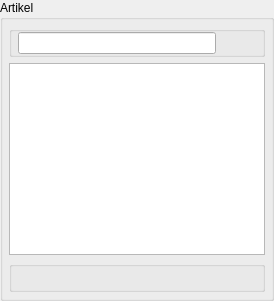
         <widget class="QWidget" name="widget_19" native="true">
          <layout class="QVBoxLayout" name="verticalLayout_15">
           <property name="spacing">
            <number>0</number>
           </property>
           <property name="margin">
            <number>0</number>
           </property>
           <item>
            <widget class="QGroupBox" name="groupBox_14">
             <property name="sizePolicy">
              <sizepolicy hsizetype="Preferred" vsizetype="Preferred">
               <horstretch>40</horstretch>
               <verstretch>0</verstretch>
              </sizepolicy>
             </property>
             <property name="minimumSize">
              <size>
               <width>250</width>
               <height>0</height>
              </size>
             </property>
             <property name="title">
              <string>Artikel</string>
             </property>
             <layout class="QVBoxLayout" name="verticalLayout_13">
              <property name="margin">
               <number>6</number>
              </property>
              <item>
               <widget class="QWidget" name="widget_16" native="true">
                <layout class="QVBoxLayout" name="verticalLayout_14">
                 <property name="margin">
                  <number>0</number>
                 </property>
                 <item>
                  <widget class="QGroupBox" name="groupBox_5">
                   <property name="title">
                    <string/>
                   </property>
                   <layout class="QHBoxLayout" name="horizontalLayout_21">
                    <property name="spacing">
                     <number>6</number>
                    </property>
                    <property name="leftMargin">
                     <number>6</number>
                    </property>
                    <property name="topMargin">
                     <number>0</number>
                    </property>
                    <property name="rightMargin">
                     <number>0</number>
                    </property>
                    <property name="bottomMargin">
                     <number>0</number>
                    </property>
                    <item>
                     <widget class="LineEdit" name="articleFieldSearchQuery">
                      <property name="enterAction" stdset="0">
                       <string>SearchDocumentBehavior.In.Search</string>
                      </property>
                      <property name="path" stdset="0">
                       <string>query</string>
                      </property>
                      <property name="context" stdset="0">
                       <string>ARTICLESEARCH</string>
                      </property>
                     </widget>
                    </item>
                    <item>
                     <widget class="ActionButton" name="articleButtonSearch">
                      <property name="maximumSize">
                       <size>
                        <width>40</width>
                        <height>40</height>
                       </size>
                      </property>
                      <property name="text">
                       <string/>
                      </property>
                      <property name="icon">
                       <iconset resource="../../frontends/qt/resource.qrc">
                        <normaloff>:/icons/images/find.png</normaloff>:/icons/images/find.png</iconset>
                      </property>
                      <property name="iconSize">
                       <size>
                        <width>32</width>
                        <height>32</height>
                       </size>
                      </property>
                      <property name="flat">
                       <bool>true</bool>
                      </property>
                      <property name="context" stdset="0">
                       <string>ARTICLESEARCH</string>
                      </property>
                      <property name="action" stdset="0">
                       <string>SearchDocumentBehavior.In.Search</string>
                      </property>
                     </widget>
                    </item>
                   </layout>
                  </widget>
                 </item>
                 <item>
                  <widget class="MultiViewTable" name="articleTable">
                   <property name="dataView" stdset="0">
                    <bool>true</bool>
                   </property>
                   <property name="dbColumns" stdset="0">
                    <stringlist>
                     <string>_source.shortdescription:Beschreibung</string>
                    </stringlist>
                   </property>
                   <property name="doubleClickAction" stdset="0">
                    <string>DocumentBehavior.In.Edit</string>
                   </property>
                   <property name="context" stdset="0">
                    <string>ARTICLE</string>
                   </property>
                   <property name="keyCodeActions" stdset="0">
                    <stringlist>
                     <string>Key_I:OpenInBrowserBehavior.In.Open</string>
                    </stringlist>
                   </property>
                  </widget>
                 </item>
                 <item>
                  <widget class="QGroupBox" name="groupBox_38">
                   <property name="title">
                    <string/>
                   </property>
                   <layout class="QHBoxLayout" name="horizontalLayout_28">
                    <property name="spacing">
                     <number>0</number>
                    </property>
                    <property name="margin">
                     <number>0</number>
                    </property>
                    <item>
                     <spacer name="horizontalSpacer_7">
                      <property name="orientation">
                       <enum>Qt::Horizontal</enum>
                      </property>
                      <property name="sizeHint" stdset="0">
                       <size>
                        <width>40</width>
                        <height>20</height>
                       </size>
                      </property>
                     </spacer>
                    </item>
                    <item>
                     <widget class="ActionButton" name="articleButtonAdd">
                      <property name="maximumSize">
                       <size>
                        <width>40</width>
                        <height>40</height>
                       </size>
                      </property>
                      <property name="text">
                       <string/>
                      </property>
                      <property name="icon">
                       <iconset resource="../../frontends/qt/resource.qrc">
                        <normaloff>:/icons/images/add.png</normaloff>:/icons/images/add.png</iconset>
                      </property>
                      <property name="iconSize">
                       <size>
                        <width>32</width>
                        <height>32</height>
                       </size>
                      </property>
                      <property name="flat">
                       <bool>true</bool>
                      </property>
                      <property name="context" stdset="0">
                       <string>ARTICLE</string>
                      </property>
                      <property name="enablePayloads" stdset="0">
                       <stringlist>
                        <string>Undef</string>
                        <string>Edit</string>
                        <string>View</string>
                       </stringlist>
                      </property>
                      <property name="action" stdset="0">
                       <string>DocumentBehavior.In.New</string>
                      </property>
                      <property name="payload" stdset="0">
                       <string>{&quot;type&quot;:&quot;ARTICLE&quot;}</string>
                      </property>
                     </widget>
                    </item>
                    <item>
                     <widget class="ActionButton" name="articleButtonDelete">
                      <property name="maximumSize">
                       <size>
                        <width>40</width>
                        <height>40</height>
                       </size>
                      </property>
                      <property name="text">
                       <string/>
                      </property>
                      <property name="icon">
                       <iconset resource="../../frontends/qt/resource.qrc">
                        <normaloff>:/icons/images/delete.png</normaloff>:/icons/images/delete.png</iconset>
                      </property>
                      <property name="iconSize">
                       <size>
                        <width>32</width>
                        <height>32</height>
                       </size>
                      </property>
                      <property name="flat">
                       <bool>true</bool>
                      </property>
                      <property name="context" stdset="0">
                       <string>ARTICLE</string>
                      </property>
                      <property name="enablePayloads" stdset="0">
                       <stringlist>
                        <string>View</string>
                       </stringlist>
                      </property>
                      <property name="action" stdset="0">
                       <string>DocumentBehavior.In.Remove</string>
                      </property>
                     </widget>
                    </item>
                   </layout>
                  </widget>
                 </item>
                </layout>
               </widget>
              </item>
             </layout>
            </widget>
           </item>
          </layout>
         </widget>
